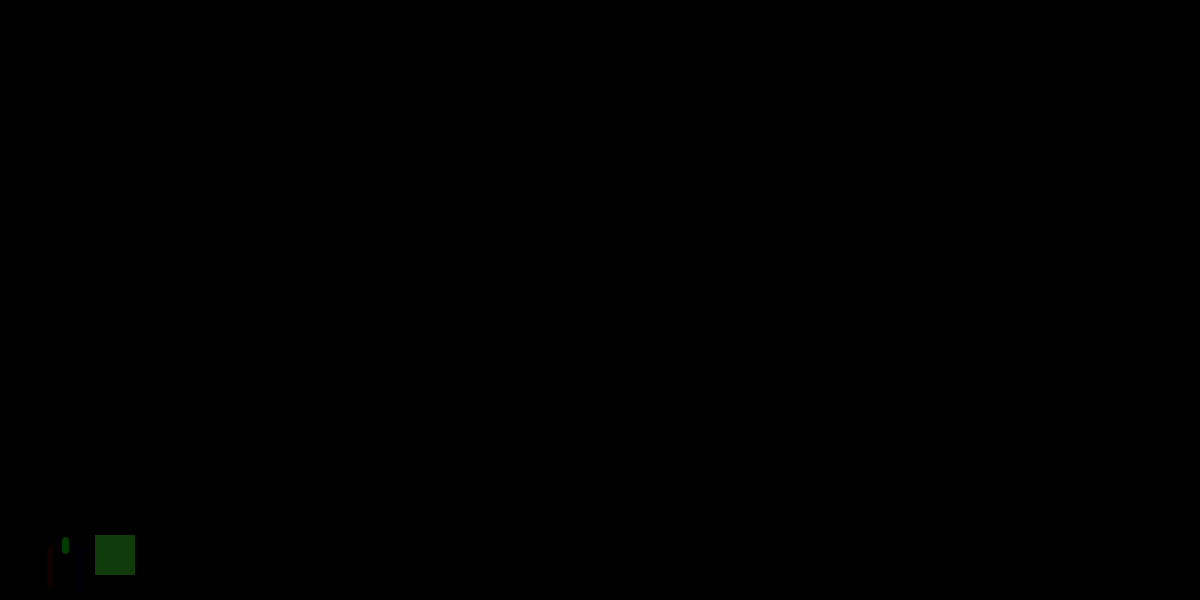
Frame 1 (no input)
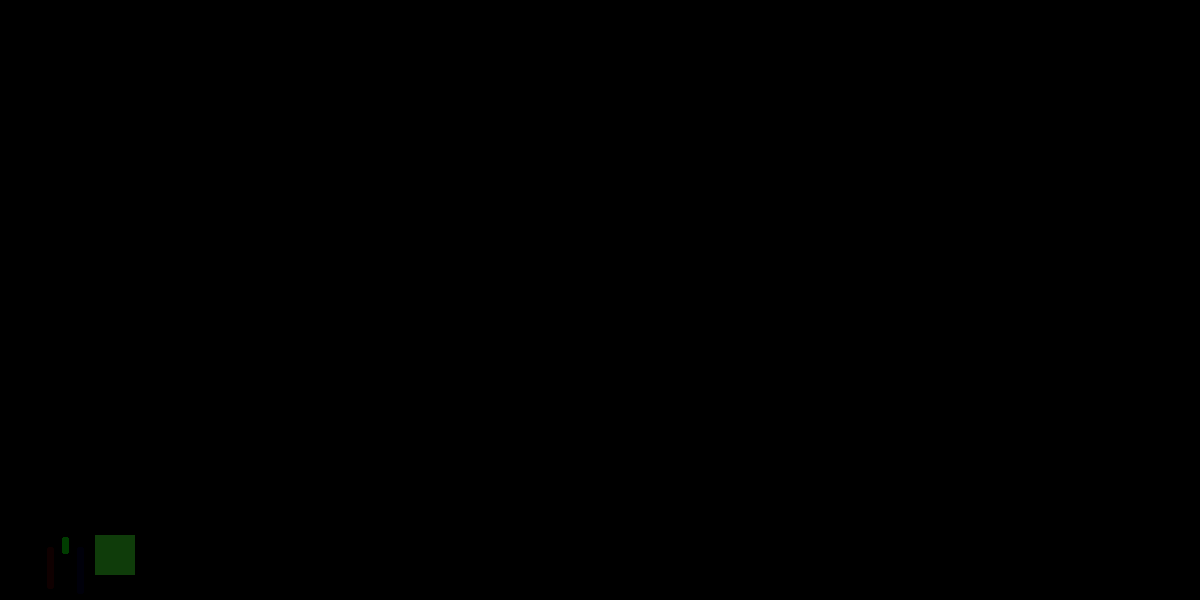
Frame 60 (the mouse pressed at the canvas centre just before this capture)
Frame 120 (the mouse held since frame 60 and released just before this capture): identical to frame 60, image omitted

The Processing sketch that drew these frames (run headless with seeded random() and noise(); from frame 60 on, the mouse is pressed at the canvas centre):

// Processing sketch: processing_75812
// ── processing_75812.pde

// Ho-Gyun Choi
// hogyunc
// Introduction to Digital Media 1
// Homework 1b / Section B


// README:
// INSTRUCTIONS: Create digital art using mouse and keyboard
// Available keys:
// ---------------
// '1' - Turn on/off line tool   / '2' - Turn on/off Ellipse tool
// '3' - Turn on/off Rect tool   / '4' - Turn on/off Splatter tool
// 'r' - Increase Red value  / 'g' - Increase Green value
// 'b' - Increase Blue value / 'c' - Clear the screen
// 's' - Save image as PNG

// Global Variables
int globalRed = 15;
int globalGreen = 60;
int globalBlue = 10;
boolean lineDrawOn = false;
int lineDrawMouseX = width/2;
int lineDrawMouseY = height/2;

boolean rectDrawOn = false;
int rectDrawMouseX = width/2;
int rectDrawMouseY = height/2;

boolean ellipseDrawOn = false;
int ellipseDrawMouseX = width/2;
int ellipseDrawMouseY = height/2;

boolean pointsDrawOn = false;



// Init
void setup() {
  background(0);
  size(1200, 600);
}



// Run
void draw() {
  smooth();
  draw_RGB_bar();
  strokeWeight(random(15));
  stroke(globalRed, globalGreen, globalBlue);

  // Line tool 
  if (lineDrawOn == true) {
    line(lineDrawMouseX, lineDrawMouseY, mouseX, mouseY);
  }

  // Rect tool
  if (rectDrawOn == true) {
    rect(rectDrawMouseX, rectDrawMouseY, mouseX-rectDrawMouseX, mouseY - rectDrawMouseY);
  }

  // Ellipse tool
  if (ellipseDrawOn == true) {
    ellipse(ellipseDrawMouseX, ellipseDrawMouseY, mouseX-ellipseDrawMouseX, mouseY - ellipseDrawMouseY);
  }

  // Splatter tool
  if (pointsDrawOn == true) {
    stroke(globalRed, globalGreen, globalBlue);
    point(random(width), random(height));
  }
}



// Left corner RGB color pallete bar
void draw_RGB_bar() {
  strokeWeight(7);
  stroke(globalRed, 0, 0);
  line(50, height-50, 50, height-globalRed);

  stroke(0, globalGreen, 0);
  line(65, height-50, 65, height-globalGreen);

  stroke(0, 0, globalBlue);
  line(80, height-50, 80, height-globalBlue);

  noStroke();
  fill(globalRed, globalGreen, globalBlue);
  rect(95, height-65, 40, 40);

  if (lineDrawOn) {
    fill(globalRed, globalGreen, globalBlue);
    rect(25, 15, 10, 5);
  }
  else {
    fill(0);
    rect(25, 15, 10, 5);
    fill(globalRed, globalGreen, globalBlue);
  }  


  if (ellipseDrawOn) {
    fill(globalRed, globalGreen, globalBlue);
    ellipse(60, 15, 10, 10);
  }
  else {
    fill(0);
    ellipse(60, 15, 11, 11);
    fill(globalRed, globalGreen, globalBlue);
  }

  if (rectDrawOn) {
    fill(globalRed, globalGreen, globalBlue);
    rect(80, 10, 10, 10);
  }
  else {
    fill(0);
    rect(80, 10, 10, 10);
    fill(globalRed, globalGreen, globalBlue);
  }
  
    if (pointsDrawOn) {
    fill(globalRed, globalGreen, globalBlue);
    ellipse(100, 10, 10, 10);
  }
  else {
    fill(0);
    ellipse(100, 10, 11, 11);
    fill(globalRed, globalGreen, globalBlue);
  }
  
}


// All key events 
void keyPressed() {
  // Clear screen

  if (key == '4') {
    pointsDrawOn = !pointsDrawOn;
  }

  if (key == '3') {
    rectDrawMouseX = mouseX;
    rectDrawMouseY = mouseY;
    rectDrawOn = !rectDrawOn;
  }

  if (key == '2') {
    ellipseDrawMouseX = mouseX;
    ellipseDrawMouseY = mouseY;
    ellipseDrawOn = !ellipseDrawOn;
  }
  if (key == '1') {
    lineDrawMouseX = mouseX;
    lineDrawMouseY = mouseY;
    lineDrawOn = !lineDrawOn;
  }
  if (key == 'c') {
    noStroke();
    fill(0);
    rect(0, 0, width, height);
  }
  if (key == 'r') {
    if (globalRed > 255) {
      globalRed = 0;
    }
    else {
      globalRed += 10;
    }
  }
  if (key == 'g') {
    if (globalGreen >255) {
      globalGreen = 0;
    }
    else {
      globalGreen += 10;
    }
  }
  if (key == 'b') {
    if (globalBlue > 255) {
      globalBlue = 0;
    }
    else {
      globalBlue += 10;
    }
  }

  if (key == 's') {
    save("SAVE_FILE_HGC.png");
  }
}
